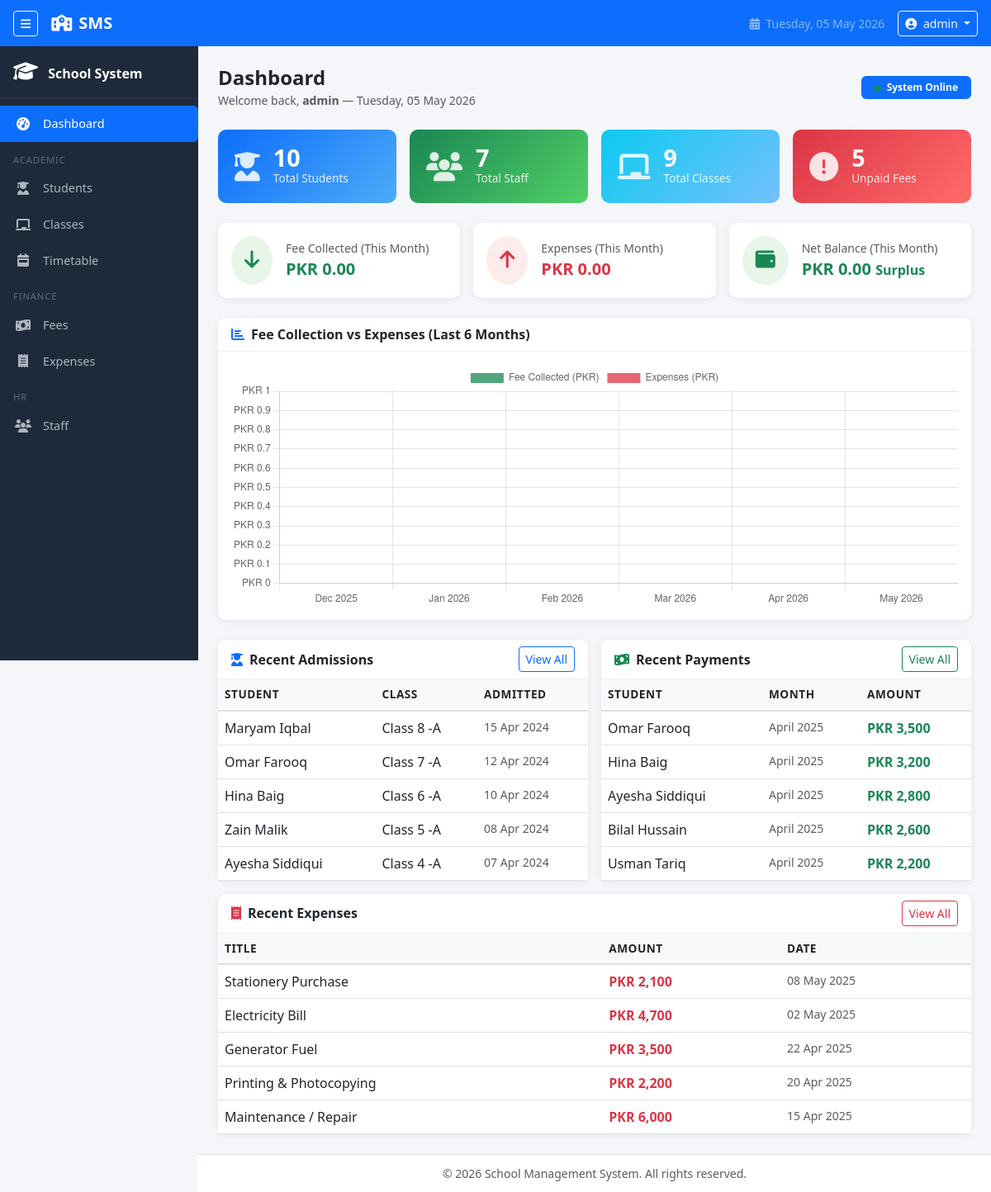
Screenshot of /dashboard.php (signed in) with the database file from the repository.
### tables this page shows
CREATE TABLE IF NOT EXISTS students (
    id              INT(11)         NOT NULL AUTO_INCREMENT,
    name            VARCHAR(150)    NOT NULL,
    father_name     VARCHAR(150)    NOT NULL,
    cnic            VARCHAR(20)     DEFAULT NULL,    
    contact         VARCHAR(20)     DEFAULT NULL,
    address         TEXT            DEFAULT NULL,
    class_id        INT(11)         NOT NULL,
    admission_date  DATE            NOT NULL,
    created_at      TIMESTAMP       NOT NULL DEFAULT CURRENT_TIMESTAMP,
    PRIMARY KEY (id),
    CONSTRAINT fk_student_class
        FOREIGN KEY (class_id)
        REFERENCES classes(id)
        ON DELETE RESTRICT
        ON UPDATE CASCADE
);

CREATE TABLE IF NOT EXISTS classes (
    id          INT(11)         NOT NULL AUTO_INCREMENT,
    name        VARCHAR(100)    NOT NULL,            
    section     VARCHAR(10)     DEFAULT NULL,        
    fee         DECIMAL(10,2)   NOT NULL DEFAULT 0.00,
    created_at  TIMESTAMP       NOT NULL DEFAULT CURRENT_TIMESTAMP,
    PRIMARY KEY (id)
);

CREATE TABLE IF NOT EXISTS fees (
    id              INT(11)         NOT NULL AUTO_INCREMENT,
    student_id      INT(11)         NOT NULL,
    amount          DECIMAL(10,2)   NOT NULL,
    month           VARCHAR(20)     NOT NULL,        
    status          ENUM('Paid', 'Unpaid')
                                    NOT NULL DEFAULT 'Unpaid',
    payment_date    DATE            DEFAULT NULL,    
    remarks         VARCHAR(255)    DEFAULT NULL,
    created_at      TIMESTAMP       NOT NULL DEFAULT CURRENT_TIMESTAMP,
    PRIMARY KEY (id),
    CONSTRAINT fk_fee_student
        FOREIGN KEY (student_id)
        REFERENCES students(id)
        ON DELETE CASCADE
        ON UPDATE CASCADE
);

CREATE TABLE IF NOT EXISTS expenses (
    id          INT(11)         NOT NULL AUTO_INCREMENT,
    title       VARCHAR(200)    NOT NULL,
    amount      DECIMAL(10,2)   NOT NULL,
    date        DATE            NOT NULL,
    description TEXT            DEFAULT NULL,
    created_at  TIMESTAMP       NOT NULL DEFAULT CURRENT_TIMESTAMP,
    PRIMARY KEY (id)
);

### dashboard.php (the view, shortened to what this page needs)
<?php
require_once 'includes/header.php';
require_once 'includes/sidebar.php';
require_once 'config/db.php';
$total_students = mysqli_fetch_assoc(
    mysqli_query($conn, "SELECT COUNT(*) AS total FROM students")
)['total'];
$total_staff = mysqli_fetch_assoc(
    mysqli_query($conn, "SELECT COUNT(*) AS total FROM staff")
)['total'];
$total_classes = mysqli_fetch_assoc(
    mysqli_query($conn, "SELECT COUNT(*) AS total FROM classes")
)['total'];
$monthly_fee = mysqli_fetch_assoc(
    mysqli_query($conn, "
        SELECT COALESCE(SUM(amount), 0) AS total
        FROM fees
        WHERE status = 'Paid'
          AND MONTH(payment_date) = MONTH(CURDATE())
          AND YEAR(payment_date)  = YEAR(CURDATE())
    ")
)['total'];
$monthly_expenses = mysqli_fetch_assoc(
    mysqli_query($conn, "
        SELECT COALESCE(SUM(amount), 0) AS total
        FROM expenses
        WHERE MONTH(date) = MONTH(CURDATE())
          AND YEAR(date)  = YEAR(CURDATE())
    ")
)['total'];
$unpaid_fees = mysqli_fetch_assoc(
    mysqli_query($conn, "SELECT COUNT(*) AS total FROM fees WHERE status = 'Unpaid'")
)['total'];
$net_balance = $monthly_fee - $monthly_expenses;
$recent_students = mysqli_query($conn, "
    SELECT s.name, s.admission_date, c.name AS class_name, c.section
    FROM students s
    JOIN classes c ON s.class_id = c.id
    ORDER BY s.id DESC
    LIMIT 5
");
$recent_payments = mysqli_query($conn, "
    SELECT s.name AS student_name, c.name AS class_name,
           f.amount, f.payment_date, f.month
    FROM fees f
    JOIN students s ON f.student_id = s.id
    JOIN classes  c ON s.class_id   = c.id
    WHERE f.status = 'Paid'
    ORDER BY f.id DESC
    LIMIT 5
");
$recent_expenses = mysqli_query($conn, "
    SELECT title, amount, date
    FROM expenses
    ORDER BY id DESC
    LIMIT 5
");
$chart_data = [];
for ($i = 5; $i >= 0; $i--) {
    $month_label = date('M Y', strtotime("-$i months"));
    $m           = date('m',   strtotime("-$i months"));
    $y           = date('Y',   strtotime("-$i months"));
    $fee_row = mysqli_fetch_assoc(mysqli_query($conn, "
        SELECT COALESCE(SUM(amount), 0) AS total FROM fees
        WHERE status = 'Paid' AND MONTH(payment_date) = $m AND YEAR(payment_date) = $y
    "));
    $exp_row = mysqli_fetch_assoc(mysqli_query($conn, "
        SELECT COALESCE(SUM(amount), 0) AS total FROM expenses
        WHERE MONTH(date) = $m AND YEAR(date) = $y
    "));
    $chart_data[] = [
        'month'    => $month_label,
        'fees'     => (float) $fee_row['total'],
        'expenses' => (float) $exp_row['total'],
    ];
}
?>
<div class="d-flex align-items-center justify-content-between mb-4">
    <div>
        <h4 class="mb-0 fw-bold">Dashboard</h4>
        <small class="text-muted">Welcome back, <strong><?= htmlspecialchars($_SESSION['admin_username']) ?></strong> &mdash; <?= date('l, d M Y') ?></small>
    </div>
    <span class="badge bg-primary px-3 py-2">
        <i class="fas fa-circle text-success me-1" style="font-size:0.5rem;vertical-align:middle;"></i>
        System Online
    </span>
</div>
<div class="row g-3 mb-4">
    <div class="col-6 col-md-3">
        <div class="stat-card" style="background:linear-gradient(135deg,#0d6efd,#4dabf7)">
            <i class="fas fa-user-graduate stat-icon"></i>
            <div>
                <div class="stat-value"><?= $total_students ?></div>
                <div class="stat-label">Total Students</div>
            </div>
        </div>
    </div>
    <div class="col-6 col-md-3">
        <div class="stat-card" style="background:linear-gradient(135deg,#198754,#51cf66)">
            <i class="fas fa-users stat-icon"></i>
            <div>
                <div class="stat-value"><?= $total_staff ?></div>
                <div class="stat-label">Total Staff</div>
            </div>
        </div>
    </div>
    <div class="col-6 col-md-3">
        <div class="stat-card" style="background:linear-gradient(135deg,#0dcaf0,#74c0fc)">
            <i class="fas fa-chalkboard stat-icon"></i>
            <div>
                <div class="stat-value"><?= $total_classes ?></div>
                <div class="stat-label">Total Classes</div>
            </div>
        </div>
    </div>
    <div class="col-6 col-md-3">
        <div class="stat-card" style="background:linear-gradient(135deg,#dc3545,#ff6b6b)">
            <i class="fas fa-exclamation-circle stat-icon"></i>
            <div>
                <div class="stat-value"><?= $unpaid_fees ?></div>
                <div class="stat-label">Unpaid Fees</div>
            </div>
        </div>
    </div>
</div>
<div class="row g-3 mb-4">
    <div class="col-md-4">
        <div class="card h-100">
            <div class="card-body d-flex align-items-center gap-3">
                <div class="rounded-circle p-3" style="background:#e8f5e9">
                    <i class="fas fa-arrow-down text-success fs-4"></i>
                </div>
                <div>
                    <div class="text-muted small">Fee Collected (This Month)</div>
                    <div class="fw-bold fs-5 text-success">PKR <?= number_format($monthly_fee, 2) ?></div>
                </div>
            </div>
        </div>
    </div>
    <div class="col-md-4">
        <div class="card h-100">
            <div class="card-body d-flex align-items-center gap-3">
                <div class="rounded-circle p-3" style="background:#fdecea">
                    <i class="fas fa-arrow-up text-danger fs-4"></i>
                </div>
                <div>
                    <div class="text-muted small">Expenses (This Month)</div>
                    <div class="fw-bold fs-5 text-danger">PKR <?= number_format($monthly_expenses, 2) ?></div>
                </div>
            </div>
        </div>
    </div>
    <div class="col-md-4">
        <div class="card h-100">
            <div class="card-body d-flex align-items-center gap-3">
                <div class="rounded-circle p-3" style="background:<?= $net_balance >= 0 ? '#e8f5e9' : '#fdecea' ?>">
                    <i class="fas fa-wallet fs-4" style="color:<?= $net_balance >= 0 ? '#198754' : '#dc3545' ?>"></i>
                </div>
                <div>
                    <div class="text-muted small">Net Balance (This Month)</div>
                    <div class="fw-bold fs-5" style="color:<?= $net_balance >= 0 ? '#198754' : '#dc3545' ?>">
                        PKR <?= number_format(abs($net_balance), 2) ?>
                        <small class="fs-6"><?= $net_balance >= 0 ? 'Surplus' : 'Deficit' ?></small>
                    </div>
                </div>
            </div>
        </div>
    </div>
</div>
<div class="card mb-4">
    <div class="card-header d-flex align-items-center justify-content-between">
        <span><i class="fas fa-chart-bar me-2 text-primary"></i>Fee Collection vs Expenses (Last 6 Months)</span>
    </div>
    <div class="card-body">
        <canvas id="financeChart" height="100"></canvas>
    </div>
</div>
<div class="row g-3">
    <div class="col-md-6">
        <div class="card h-100">
            <div class="card-header d-flex justify-content-between align-items-center">
                <span><i class="fas fa-user-graduate me-2 text-primary"></i>Recent Admissions</span>
                <a href="modules/students/index.php" class="btn btn-sm btn-outline-primary">View All</a>
            </div>
            <div class="card-body p-0">
                <table class="table table-hover mb-0">
                    <thead>
                        <tr>
                            <th>Student</th>
                            <th>Class</th>
                            <th>Admitted</th>
                        </tr>
                    </thead>
                    <tbody>
                        <?php while ($row = mysqli_fetch_assoc($recent_students)): ?>
                        <tr>
                            <td><?= htmlspecialchars($row['name']) ?></td>
                            <td>
                                <?= htmlspecialchars($row['class_name']) ?>
                                <?= $row['section'] ? '-' . htmlspecialchars($row['section']) : '' ?>
                            </td>
                            <td class="text-muted small"><?= date('d M Y', strtotime($row['admission_date'])) ?></td>
                        </tr>
                        <?php endwhile; ?>
                    </tbody>
                </table>
            </div>
        </div>
    </div>
    <div class="col-md-6">
        <div class="card h-100">
            <div class="card-header d-flex justify-content-between align-items-center">
                <span><i class="fas fa-money-bill-wave me-2 text-success"></i>Recent Payments</span>
                <a href="modules/fees/index.php" class="btn btn-sm btn-outline-success">View All</a>
            </div>
            <div class="card-body p-0">
                <table class="table table-hover mb-0">
                    <thead>
                        <tr>
                            <th>Student</th>
                            <th>Month</th>
                            <th>Amount</th>
                        </tr>
                    </thead>
                    <tbody>
                        <?php while ($row = mysqli_fetch_assoc($recent_payments)): ?>
                        <tr>
                            <td><?= htmlspecialchars($row['student_name']) ?></td>
                            <td class="text-muted small"><?= htmlspecialchars($row['month']) ?></td>
                            <td class="text-success fw-semibold">PKR <?= number_format($row['amount'], 0) ?></td>
                        </tr>
                        <?php endwhile; ?>
                    </tbody>
                </table>
            </div>
        </div>
    </div>
    <div class="col-12">
        <div class="card">
            <div class="card-header d-flex justify-content-between align-items-center">
                <span><i class="fas fa-receipt me-2 text-danger"></i>Recent Expenses</span>
                <a href="modules/expenses/index.php" class="btn btn-sm btn-outline-danger">View All</a>
            </div>
            <div class="card-body p-0">
                <table class="table table-hover mb-0">
                    <thead>
                        <tr>
                            <th>Title</th>
                            <th>Amount</th>
                            <th>Date</th>
                        </tr>
                    </thead>
                    <tbody>
                        <?php while ($row = mysqli_fetch_assoc($recent_expenses)): ?>
                        <tr>
                            <td><?= htmlspecialchars($row['title']) ?></td>
                            <td class="text-danger fw-semibold">PKR <?= number_format($row['amount'], 0) ?></td>
                            <td class="text-muted small"><?= date('d M Y', strtotime($row['date'])) ?></td>
                        </tr>
                        <?php endwhile; ?>
                    </tbody>
                </table>
            </div>
        </div>
    </div>
</div>
<script>
const chartData = <?= json_encode($chart_data) ?>;
new Chart(document.getElementById('financeChart'), {
    type: 'bar',
    data: {
        labels: chartData.map(d => d.month),
        datasets: [
            {
                label:           'Fee Collected (PKR)',
                data:            chartData.map(d => d.fees),
                backgroundColor: 'rgba(25, 135, 84, 0.75)',
                borderRadius:    6,
            },
            {
                label:           'Expenses (PKR)',
                data:            chartData.map(d => d.expenses),
                backgroundColor: 'rgba(220, 53, 69, 0.75)',
                borderRadius:    6,
            }
        ]
    },
    options: {
        responsive: true,
        plugins: {
            legend: { position: 'top' },
            tooltip: {
                callbacks: {
                    label: ctx => ' PKR ' + ctx.parsed.y.toLocaleString()
                }
            }
        },
        scales: {
            y: {
                beginAtZero: true,
                ticks: {
                    callback: val => 'PKR ' + val.toLocaleString()
                }
            }
        }
    }
});
</script>
<?php require_once 'includes/footer.php'; ?>

### rows the page displays
students: name "Maryam Iqbal", class.name "Class 8", class.section "A", admission_date "15 Apr 2024"
students: name "Omar Farooq", class.name "Class 7", class.section "A", admission_date "12 Apr 2024"
students: name "Hina Baig", class.name "Class 6", class.section "A", admission_date "10 Apr 2024"
students: name "Zain Malik", class.name "Class 5", class.section "A", admission_date "08 Apr 2024"
students: name "Ayesha Siddiqui", class.name "Class 4", class.section "A", admission_date "07 Apr 2024"
fees: student.name "Omar Farooq", month "April 2025", amount "3,500"
fees: student.name "Hina Baig", month "April 2025", amount "3,200"
fees: student.name "Ayesha Siddiqui", month "April 2025", amount "2,800"
fees: student.name "Bilal Hussain", month "April 2025", amount "2,600"
fees: student.name "Usman Tariq", month "April 2025", amount "2,200"
expenses: title "Stationery Purchase", amount "2,100", date "08 May 2025"
expenses: title "Electricity Bill", amount "4,700", date "02 May 2025"
expenses: title "Generator Fuel", amount "3,500", date "22 Apr 2025"
expenses: title "Printing & Photocopying", amount "2,200", date "20 Apr 2025"
expenses: title "Maintenance / Repair", amount "6,000", date "15 Apr 2025"

### other values shown
$_SESSION['admin_username'] "admin"
$total_students "10"
$total_staff "7"
$total_classes "9"
$unpaid_fees "5"
$monthly_fee "0.00"
$monthly_expenses "0.00"
abs($net_balance) "0.00"
